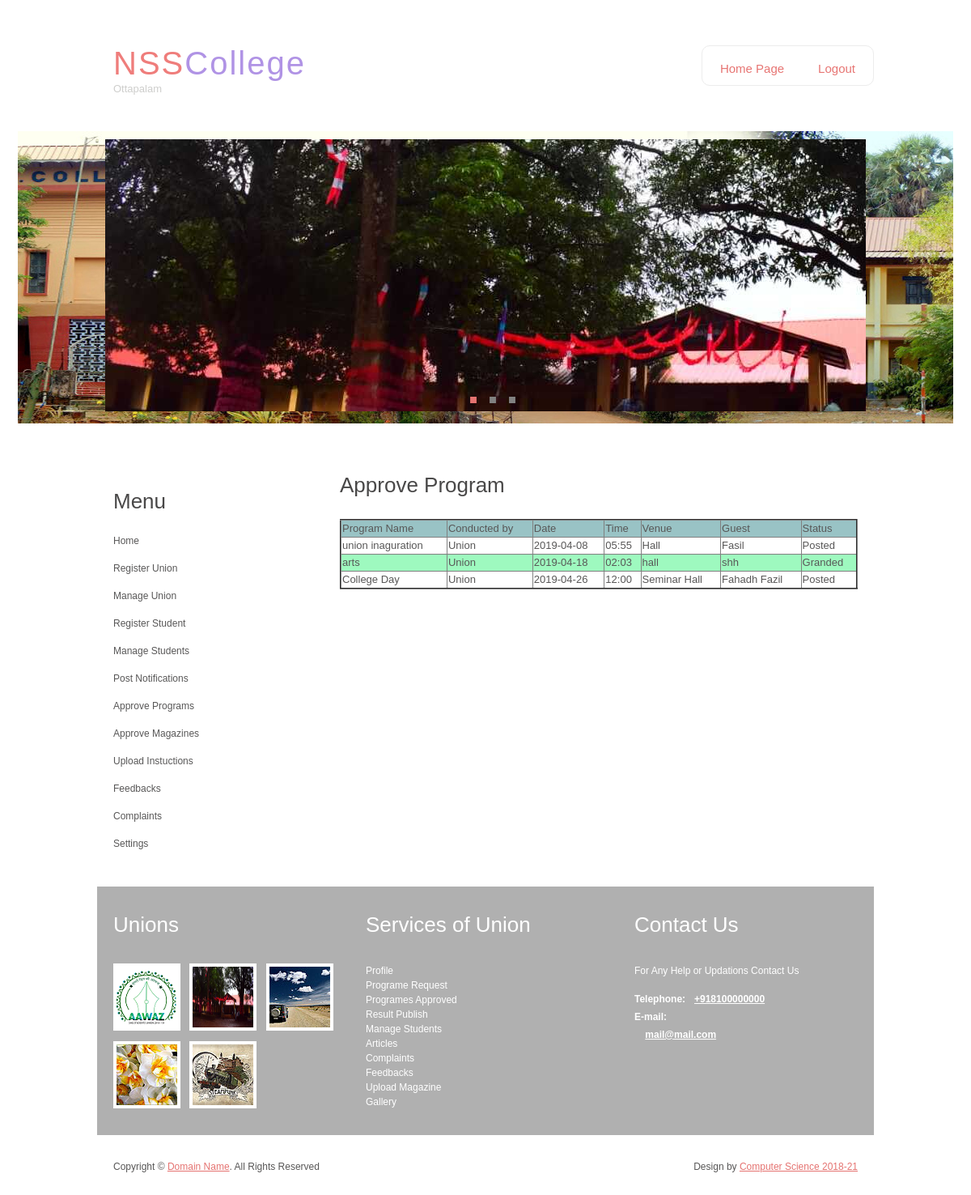
Screenshot of /program_approval.php (signed in) with the database file from the repository.
### tables this page shows
CREATE TABLE `programs` (
  `program_id` int(50) NOT NULL,
  `union_id` varchar(50) NOT NULL,
  `name` varchar(50) NOT NULL,
  `conducted` varchar(50) NOT NULL,
  `date` varchar(50) NOT NULL,
  `time` varchar(50) NOT NULL,
  `venue` varchar(50) NOT NULL,
  `guest` varchar(50) NOT NULL,
  `events` varchar(50) NOT NULL,
  `status` varchar(50) NOT NULL
);

### program_approval.php (the view, shortened to what this page needs)
<?php
include('connect.php');
include('header.php');
?>
  <div class="content">
    <div class="content_resize">
      <div class="mainbar">
        <div class="article">
        </div>
        <div class="article">
          <h2><span>Approve Program</span></h2>
          <form  method="post" id="sendemail">
            <table class="blueTable" width="100%" border="2">
            	<tr bgcolor="#99C3C5">
            		<td> <label for="name">Program Name</label></td>
            		<td> <label for="name">Conducted by</label></td>
            		<td> <label for="name">Date</label></td>
            		<td> <label for="name">Time</label></td>
            		<td> <label for="name">Venue</label></td>
            		<td><label for="name">Guest</label></td>
            		<td> <label for="name">Status</label></td>
				</tr>
            <br>
          </form>
          <?php
		$qry="SELECT * FROM `programs` order by date";
		$exc=mysqli_query($con,$qry);
			while($row=mysqli_fetch_array($exc))
	{
		?>
		<tr bgcolor="#9EF9BF">
			<td><?php echo $row['name'];?></td>
			<td><?php echo $row['conducted'];?></td>
			<td><?php echo $row['date'];?></td>
			<td><?php echo $row['time'];?></td>
			<td><?php echo $row['venue'];?></td>
			<td><?php echo $row['guest'];?></td>
			<td><?php echo $st=$row['status'];?></td>
		<?php
			  }
			  ?></table>
        </div>
      </div>
        <?php
		include('slidebar.php');
		?>
      </div>
  </div>
<?php
		include('footer.php');
		?>
</body>
</html>

### header.php (shortened to what this page needs)
<!DOCTYPE html PUBLIC "-//W3C//DTD XHTML 1.0 Transitional//EN" "http://www.w3.org/TR/xhtml1/DTD/xhtml1-transitional.dtd">
<html xmlns="http://www.w3.org/1999/xhtml">
<head>
<link href="css/style.css" rel="stylesheet" type="text/css" />
<link rel="stylesheet" type="text/css" href="css/coin-slider.css" />
<link rel="stylesheet" href="css/table.css" type="text/css">
</head>
<body>
<div class="main">
  <div class="header">
    <div class="header_resize">
     <div class="menu_nav">
					<ul>
						<li class="active"><a href="admin_home.php"><span>Home Page</span></a>
						</li>
						<li class="active"><a href="logout.php"><span>Logout</span></a>
						</li>
					</ul>
				</div>
      <div class="logo">
        <h1><a href="index.html">NSS<span>College</span> <small>Ottapalam</small></a></h1>
      </div>
      <div class="slider">
        <div id="coin-slider"> </div>
      </div>
    </div>
  </div>
  </div>

### slidebar.php (shortened to what this page needs)
<div class="sidebar">
        <div class="searchform">
        </div>
                 <div class="gadget">
          <h2 class="star"><span></span> Menu</h2>
          <ul class="sb_menu">
            <li><a href="admin_home.php">Home</a></li>
            <li><a href="registerunion.php">Register Union</a></li>
            <li><a href="manage_union.php">Manage Union</a></li>
            <li><a href="registerstudent.php">Register Student</a></li>
            <li><a href="viewstudents.php">Manage Students</a></li>
            <li><a href="post_notification.php">Post Notifications</a></li>
            <li><a href="program_approval.php">Approve Programs</a></li>
            <li><a href="approval_magazine.php">Approve Magazines</a></li>
             <li><a href="upload_inst.php">Upload Instuctions</a></li>
              <li><a href="feedback.php">Feedbacks</a></li>
			   <li><a href="complaints.php">Complaints</a></li>
          <li><a href="settings.php">Settings</a></li>
 </ul>
        </div>
        </div>

### footer.php (shortened to what this page needs)
<div class="fbg">
			<div class="fbg_resize">
				<div class="col c1">
<h2><span>Unions</span></h2>
					<img src="images/gal1.png" width="75" height="75" alt="" class="gal" />
					<img src="images/gal2.jpg" width="75" height="75" alt="" class="gal" />
					<img src="images/gal3.jpg" width="75" height="75" alt="" class="gal" />
					<img src="images/gal4.jpg" width="75" height="75" alt="" class="gal" />
					<img src="images/gal5.jpg" width="75" height="75" alt="" class="gal" /> </div>
				<div class="col c2">
					<h2><span>Services of Union</span></h2>
					<p>
    Profile<br>
    Programe Request<br>
    Programes Approved<br>
    Result Publish<br>
    Manage Students<br>
    Articles<br>
    Complaints<br>
    Feedbacks<br>
    Upload Magazine<br>
    Gallery<br>
</p>
				</div>
				<div class="col c3">
					<h2><span>Contact</span> Us</h2>
					<p>For Any Help or Updations Contact Us </p>
					<p class="contact_info">
						<span>Telephone:</span> <a href="tel:+918100000000">+918100000000</a> <br/>
						<span>E-mail:</span><br>
	&nbsp;&nbsp;&nbsp;&nbsp;<a href="mailto:admin@hotmail.com">mail@mail.com</a><br>
				</div>
			</div>
		</div>
		<div class="footer">
			<div class="footer_resize">
				<p class="lf">Copyright &copy; <a href="#">Domain Name</a>. All Rights Reserved</p>
				<p class="rf">Design by <a>Computer Science 2018-21</a>
				</p>
			</div>
		</div>

### css/style.css (style rules this page uses)
body { margin:0; padding:0; width:100%; color:#585757; font:normal 12px/1.5em "Liberation sans", Arial, Helvetica, sans-serif; background:#fff url(../images/header_bg.jpg) repeat-x center 172px; }
html, .main { padding:0; margin:0; }
.main { background:url(../images/hbg_bg.jpg) no-repeat center 162px; }
h2 { margin:8px 0; padding:8px 0; font-size:26px; font-weight:normal; line-height:1.2em; color:#494848; text-transform:none; }
p { margin:8px 0; padding:0 0 8px 0; }
a { color:#e57371; text-decoration:underline; }
.header, .content, .menu_nav, .fbg, .footer, form, ol, ol li, ul, .content .mainbar, .content .sidebar { margin:0; padding:0; }
.header_resize { margin:0 auto; padding:0; width:960px; }
.logo { padding:0; float:none; float:left; width:auto; height:172px; }
h1 { margin:0; padding:54px 0 0 20px; font-size:40px; font-weight:normal; line-height:1.2em; text-transform:none; letter-spacing:2px; }
h1 a, h1 a:hover { color:#ef7d7b; text-decoration:none; }
h1 span { color:#b093e5; }
h1 small { display:block; font-size:13px; line-height:1.2em; letter-spacing:normal; text-transform:none; color:#cececc; }
.slider { margin:0; padding:0 10px 20px; background:no-repeat center top; }
.menu_nav { margin:0; padding:56px 0 0; height:48px; float:right; }
.menu_nav ul { list-style:none; padding:0 0 0 2px; height:48px; float:left; border:1px solid #ececec; }
.menu_nav ul li { margin:0; padding:0 2px 0 0; float:left; background:no-repeat right center; }
.menu_nav ul li a { display:block; margin:0; padding:18px 20px; font-size:15px; line-height:20px; font-weight:normal; color:#929292; text-decoration:none; text-transform:none; text-align:center; }
.menu_nav ul li.active a, .menu_nav ul li a:hover { text-decoration:none; color:#e77573; }
.content { padding:0; }
.content_resize { margin:0 auto; padding:24px 0 40px; width:960px; }
.content .mainbar { margin:0; padding:0; float:right; width:680px; }
.content .mainbar h2 { margin-bottom:0; }
.content .mainbar .article { margin:0 0 8px; padding:0 20px 16px; background:no-repeat 20px top; }
.content .sidebar { padding:0; float:left; width:260px; }
.content .sidebar .gadget { margin:0 0 12px; padding:0 20px 24px; background:no-repeat 20px top; }
ul.sb_menu, ul.ex_menu { margin:0; padding:0; list-style:none; color:#959595; }
ul.sb_menu li, ul.ex_menu li { margin:0; }
ul.sb_menu li, ul.ex_menu li { padding:8px 0; width:220px; background:repeat-x left bottom; }
ul.sb_menu li a { color:#585757; text-decoration:none; margin-left:0; padding:4px 8px 4px 0; background:no-repeat left center; }
.fbg_resize { margin:0 auto; width:920px; padding:16px 20px; color:#fff; background:#b0b0b0; }
.fbg h2 { margin-bottom:24px; padding-bottom:8px; color:#fff; }
.fbg img.gal { margin:0 8px 8px 0; padding:0; border:4px solid #fff; }
.fbg .col { margin:0; float:left; }
.fbg .c1 { padding:0 16px 0 0; width:280px; }
.fbg .c2 { padding:0 36px 0 16px; width:280px; }
.fbg .c3 { padding:0 0 0 16px; width:274px; }
.fbg p.contact_info { line-height:1.8em; }
.fbg p.contact_info a { color:#fff; text-decoration:underline; font-weight:bold; }
.fbg p.contact_info span { display:block; float:left; width:74px; font-weight:bold; }
.searchform { padding:12px 0 24px 20px; float:left; }
.footer_resize { margin:0 auto; padding:0; width:920px; line-height:1.5em; color:#585757; }
.footer_resize p { margin:32px 0; padding:0; line-height:normal; white-space:nowrap; text-indent:inherit; }
.footer_resize a { color:#e57371; font-weight:normal; margin:0; padding:0; border:none; text-decoration:underline; background-color:transparent; }
.footer_resize .lf { float:left; }
.footer_resize .rf { float:right; }
a { outline:none; }

### css/table.css (style rules this page uses)
table.blueTable { font-family: "Arial", Helvetica,sans-serif; background-color: #EBFFF1; width: 100%; text-align: left; border-collapse: collapse; }
table.blueTable tbody td { font-size: 13px; }
table.blueTable tr:nth-child(even) { background: #FFFFFF; }

### rows the page displays
programs: name "union inaguration", conducted "Union", date "2019-04-08", time "05:55", venue "Hall", guest "Fasil", status "Posted"
programs: name "arts", conducted "Union", date "2019-04-18", time "02:03", venue "hall", guest "shh", status "Granded"
programs: name "College Day", conducted "Union", date "2019-04-26", time "12:00", venue "Seminar Hall", guest "Fahadh Fazil", status "Posted"
